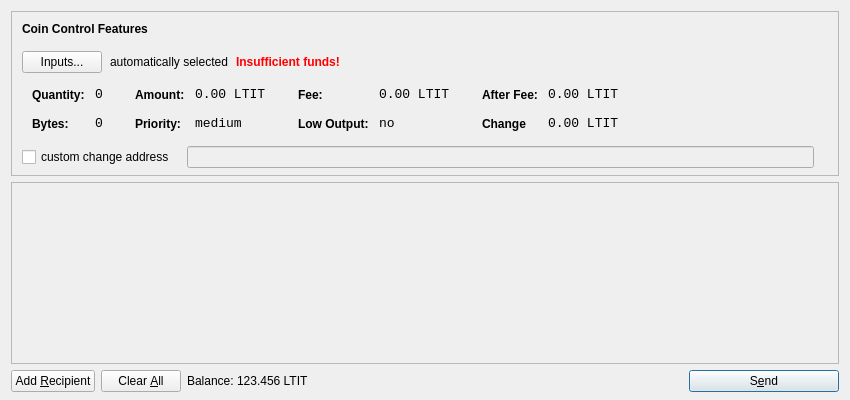
<?xml version="1.0" encoding="UTF-8"?>
<ui version="4.0">
 <class>SendCoinsDialog</class>
 <widget class="QDialog" name="SendCoinsDialog">
  <property name="geometry">
   <rect>
    <x>0</x>
    <y>0</y>
    <width>850</width>
    <height>400</height>
   </rect>
  </property>
  <property name="windowTitle">
   <string>Send Coins</string>
  </property>
  <layout class="QVBoxLayout" name="verticalLayout" stretch="0,1,0">
   <property name="bottomMargin">
    <number>8</number>
   </property>
   <item>
    <widget class="QFrame" name="frameCoinControl">
     <property name="sizePolicy">
      <sizepolicy hsizetype="Expanding" vsizetype="Expanding">
       <horstretch>0</horstretch>
       <verstretch>0</verstretch>
      </sizepolicy>
     </property>
     <property name="maximumSize">
      <size>
       <width>16777215</width>
       <height>16777215</height>
      </size>
     </property>
     <property name="frameShape">
      <enum>QFrame::StyledPanel</enum>
     </property>
     <property name="frameShadow">
      <enum>QFrame::Sunken</enum>
     </property>
     <layout class="QVBoxLayout" name="verticalLayoutCoinControl2">
      <property name="spacing">
       <number>-1</number>
      </property>
      <property name="leftMargin">
       <number>0</number>
      </property>
      <property name="topMargin">
       <number>0</number>
      </property>
      <property name="rightMargin">
       <number>0</number>
      </property>
      <property name="bottomMargin">
       <number>6</number>
      </property>
      <item>
       <layout class="QVBoxLayout" name="verticalLayoutCoinControl" stretch="0,0,0,0,1">
        <property name="spacing">
         <number>0</number>
        </property>
        <property name="leftMargin">
         <number>10</number>
        </property>
        <property name="topMargin">
         <number>10</number>
        </property>
        <item>
         <layout class="QHBoxLayout" name="horizontalLayoutCoinControl1">
          <property name="bottomMargin">
           <number>15</number>
          </property>
          <item>
           <widget class="QLabel" name="labelCoinControlFeatures">
            <property name="sizePolicy">
             <sizepolicy hsizetype="Preferred" vsizetype="Maximum">
              <horstretch>0</horstretch>
              <verstretch>0</verstretch>
             </sizepolicy>
            </property>
            <property name="font">
             <font>
              <weight>75</weight>
              <bold>true</bold>
             </font>
            </property>
            <property name="styleSheet">
             <string notr="true">font-weight:bold;</string>
            </property>
            <property name="text">
             <string>Coin Control Features</string>
            </property>
           </widget>
          </item>
         </layout>
        </item>
        <item>
         <layout class="QHBoxLayout" name="horizontalLayoutCoinControl2" stretch="0,0,0,0">
          <property name="spacing">
           <number>8</number>
          </property>
          <property name="bottomMargin">
           <number>10</number>
          </property>
          <item>
           <widget class="QPushButton" name="pushButtonCoinControl">
            <property name="styleSheet">
             <string notr="true"/>
            </property>
            <property name="text">
             <string>Inputs...</string>
            </property>
           </widget>
          </item>
          <item>
           <widget class="QLabel" name="labelCoinControlAutomaticallySelected">
            <property name="text">
             <string>automatically selected</string>
            </property>
            <property name="margin">
             <number>5</number>
            </property>
           </widget>
          </item>
          <item>
           <widget class="QLabel" name="labelCoinControlInsuffFunds">
            <property name="font">
             <font>
              <weight>75</weight>
              <bold>true</bold>
             </font>
            </property>
            <property name="styleSheet">
             <string notr="true">color:red;font-weight:bold;</string>
            </property>
            <property name="text">
             <string>Insufficient funds!</string>
            </property>
            <property name="margin">
             <number>5</number>
            </property>
           </widget>
          </item>
          <item>
           <spacer name="horizontalSpacerCoinControl">
            <property name="orientation">
             <enum>Qt::Horizontal</enum>
            </property>
            <property name="sizeHint" stdset="0">
             <size>
              <width>40</width>
              <height>1</height>
             </size>
            </property>
           </spacer>
          </item>
         </layout>
        </item>
        <item>
         <widget class="QWidget" name="widgetCoinControl" native="true">
          <property name="sizePolicy">
           <sizepolicy hsizetype="Preferred" vsizetype="Preferred">
            <horstretch>0</horstretch>
            <verstretch>0</verstretch>
           </sizepolicy>
          </property>
          <property name="minimumSize">
           <size>
            <width>0</width>
            <height>0</height>
           </size>
          </property>
          <property name="styleSheet">
           <string notr="true"/>
          </property>
          <layout class="QHBoxLayout" name="horizontalLayoutCoinControl5">
           <property name="margin">
            <number>0</number>
           </property>
           <item>
            <layout class="QHBoxLayout" name="horizontalLayoutCoinControl3" stretch="0,0,0,1">
             <property name="spacing">
              <number>20</number>
             </property>
             <property name="topMargin">
              <number>0</number>
             </property>
             <property name="bottomMargin">
              <number>10</number>
             </property>
             <item>
              <layout class="QFormLayout" name="formLayoutCoinControl1">
               <property name="horizontalSpacing">
                <number>10</number>
               </property>
               <property name="verticalSpacing">
                <number>14</number>
               </property>
               <property name="leftMargin">
                <number>10</number>
               </property>
               <property name="topMargin">
                <number>4</number>
               </property>
               <property name="rightMargin">
                <number>6</number>
               </property>
               <item row="0" column="0">
                <widget class="QLabel" name="labelCoinControlQuantityText">
                 <property name="styleSheet">
                  <string notr="true">font-weight:bold;</string>
                 </property>
                 <property name="text">
                  <string>Quantity:</string>
                 </property>
                 <property name="margin">
                  <number>0</number>
                 </property>
                </widget>
               </item>
               <item row="0" column="1">
                <widget class="QLabel" name="labelCoinControlQuantity">
                 <property name="font">
                  <font>
                   <family>Monospace</family>
                   <pointsize>10</pointsize>
                  </font>
                 </property>
                 <property name="cursor">
                  <cursorShape>IBeamCursor</cursorShape>
                 </property>
                 <property name="contextMenuPolicy">
                  <enum>Qt::ActionsContextMenu</enum>
                 </property>
                 <property name="text">
                  <string>0</string>
                 </property>
                 <property name="margin">
                  <number>0</number>
                 </property>
                 <property name="textInteractionFlags">
                  <set>Qt::LinksAccessibleByMouse|Qt::TextSelectableByKeyboard|Qt::TextSelectableByMouse</set>
                 </property>
                </widget>
               </item>
               <item row="1" column="0">
                <widget class="QLabel" name="labelCoinControlBytesText">
                 <property name="styleSheet">
                  <string notr="true">font-weight:bold;</string>
                 </property>
                 <property name="text">
                  <string>Bytes:</string>
                 </property>
                </widget>
               </item>
               <item row="1" column="1">
                <widget class="QLabel" name="labelCoinControlBytes">
                 <property name="font">
                  <font>
                   <family>Monospace</family>
                   <pointsize>10</pointsize>
                  </font>
                 </property>
                 <property name="cursor">
                  <cursorShape>IBeamCursor</cursorShape>
                 </property>
                 <property name="contextMenuPolicy">
                  <enum>Qt::ActionsContextMenu</enum>
                 </property>
                 <property name="text">
                  <string>0</string>
                 </property>
                 <property name="textInteractionFlags">
                  <set>Qt::LinksAccessibleByMouse|Qt::TextSelectableByKeyboard|Qt::TextSelectableByMouse</set>
                 </property>
                </widget>
               </item>
              </layout>
             </item>
             <item>
              <layout class="QFormLayout" name="formLayoutCoinControl2">
               <property name="horizontalSpacing">
                <number>10</number>
               </property>
               <property name="verticalSpacing">
                <number>14</number>
               </property>
               <property name="leftMargin">
                <number>6</number>
               </property>
               <property name="topMargin">
                <number>4</number>
               </property>
               <property name="rightMargin">
                <number>6</number>
               </property>
               <item row="0" column="0">
                <widget class="QLabel" name="labelCoinControlAmountText">
                 <property name="styleSheet">
                  <string notr="true">font-weight:bold;</string>
                 </property>
                 <property name="text">
                  <string>Amount:</string>
                 </property>
                 <property name="margin">
                  <number>0</number>
                 </property>
                </widget>
               </item>
               <item row="0" column="1">
                <widget class="QLabel" name="labelCoinControlAmount">
                 <property name="font">
                  <font>
                   <family>Monospace</family>
                   <pointsize>10</pointsize>
                  </font>
                 </property>
                 <property name="cursor">
                  <cursorShape>IBeamCursor</cursorShape>
                 </property>
                 <property name="contextMenuPolicy">
                  <enum>Qt::ActionsContextMenu</enum>
                 </property>
                 <property name="text">
                  <string>0.00 LTIT</string>
                 </property>
                 <property name="textInteractionFlags">
                  <set>Qt::LinksAccessibleByMouse|Qt::TextSelectableByKeyboard|Qt::TextSelectableByMouse</set>
                 </property>
                </widget>
               </item>
               <item row="1" column="0">
                <widget class="QLabel" name="labelCoinControlPriorityText">
                 <property name="styleSheet">
                  <string notr="true">font-weight:bold;</string>
                 </property>
                 <property name="text">
                  <string>Priority:</string>
                 </property>
                </widget>
               </item>
               <item row="1" column="1">
                <widget class="QLabel" name="labelCoinControlPriority">
                 <property name="font">
                  <font>
                   <family>Monospace</family>
                   <pointsize>10</pointsize>
                  </font>
                 </property>
                 <property name="cursor">
                  <cursorShape>IBeamCursor</cursorShape>
                 </property>
                 <property name="contextMenuPolicy">
                  <enum>Qt::ActionsContextMenu</enum>
                 </property>
                 <property name="text">
                  <string>medium</string>
                 </property>
                 <property name="textInteractionFlags">
                  <set>Qt::LinksAccessibleByMouse|Qt::TextSelectableByKeyboard|Qt::TextSelectableByMouse</set>
                 </property>
                </widget>
               </item>
              </layout>
             </item>
             <item>
              <layout class="QFormLayout" name="formLayoutCoinControl3">
               <property name="horizontalSpacing">
                <number>10</number>
               </property>
               <property name="verticalSpacing">
                <number>14</number>
               </property>
               <property name="leftMargin">
                <number>6</number>
               </property>
               <property name="topMargin">
                <number>4</number>
               </property>
               <property name="rightMargin">
                <number>6</number>
               </property>
               <item row="0" column="0">
                <widget class="QLabel" name="labelCoinControlFeeText">
                 <property name="styleSheet">
                  <string notr="true">font-weight:bold;</string>
                 </property>
                 <property name="text">
                  <string>Fee:</string>
                 </property>
                 <property name="margin">
                  <number>0</number>
                 </property>
                </widget>
               </item>
               <item row="0" column="1">
                <widget class="QLabel" name="labelCoinControlFee">
                 <property name="font">
                  <font>
                   <family>Monospace</family>
                   <pointsize>10</pointsize>
                  </font>
                 </property>
                 <property name="cursor">
                  <cursorShape>IBeamCursor</cursorShape>
                 </property>
                 <property name="contextMenuPolicy">
                  <enum>Qt::ActionsContextMenu</enum>
                 </property>
                 <property name="text">
                  <string>0.00 LTIT</string>
                 </property>
                 <property name="textInteractionFlags">
                  <set>Qt::LinksAccessibleByMouse|Qt::TextSelectableByKeyboard|Qt::TextSelectableByMouse</set>
                 </property>
                </widget>
               </item>
               <item row="1" column="0">
                <widget class="QLabel" name="labelCoinControlLowOutputText">
                 <property name="styleSheet">
                  <string notr="true">font-weight:bold;</string>
                 </property>
                 <property name="text">
                  <string>Low Output:</string>
                 </property>
                </widget>
               </item>
               <item row="1" column="1">
                <widget class="QLabel" name="labelCoinControlLowOutput">
                 <property name="font">
                  <font>
                   <family>Monospace</family>
                   <pointsize>10</pointsize>
                  </font>
                 </property>
                 <property name="cursor">
                  <cursorShape>IBeamCursor</cursorShape>
                 </property>
                 <property name="contextMenuPolicy">
                  <enum>Qt::ActionsContextMenu</enum>
                 </property>
                 <property name="text">
                  <string>no</string>
                 </property>
                 <property name="textInteractionFlags">
                  <set>Qt::LinksAccessibleByMouse|Qt::TextSelectableByKeyboard|Qt::TextSelectableByMouse</set>
                 </property>
                </widget>
               </item>
              </layout>
             </item>
             <item>
              <layout class="QFormLayout" name="formLayoutCoinControl4">
               <property name="horizontalSpacing">
                <number>10</number>
               </property>
               <property name="verticalSpacing">
                <number>14</number>
               </property>
               <property name="leftMargin">
                <number>6</number>
               </property>
               <property name="topMargin">
                <number>4</number>
               </property>
               <property name="rightMargin">
                <number>6</number>
               </property>
               <item row="0" column="0">
                <widget class="QLabel" name="labelCoinControlAfterFeeText">
                 <property name="styleSheet">
                  <string notr="true">font-weight:bold;</string>
                 </property>
                 <property name="text">
                  <string>After Fee:</string>
                 </property>
                 <property name="margin">
                  <number>0</number>
                 </property>
                </widget>
               </item>
               <item row="0" column="1">
                <widget class="QLabel" name="labelCoinControlAfterFee">
                 <property name="font">
                  <font>
                   <family>Monospace</family>
                   <pointsize>10</pointsize>
                  </font>
                 </property>
                 <property name="cursor">
                  <cursorShape>IBeamCursor</cursorShape>
                 </property>
                 <property name="contextMenuPolicy">
                  <enum>Qt::ActionsContextMenu</enum>
                 </property>
                 <property name="text">
                  <string>0.00 LTIT</string>
                 </property>
                 <property name="textInteractionFlags">
                  <set>Qt::LinksAccessibleByMouse|Qt::TextSelectableByKeyboard|Qt::TextSelectableByMouse</set>
                 </property>
                </widget>
               </item>
               <item row="1" column="0">
                <widget class="QLabel" name="labelCoinControlChangeText">
                 <property name="styleSheet">
                  <string notr="true">font-weight:bold;</string>
                 </property>
                 <property name="text">
                  <string>Change</string>
                 </property>
                </widget>
               </item>
               <item row="1" column="1">
                <widget class="QLabel" name="labelCoinControlChange">
                 <property name="font">
                  <font>
                   <family>Monospace</family>
                   <pointsize>10</pointsize>
                  </font>
                 </property>
                 <property name="cursor">
                  <cursorShape>IBeamCursor</cursorShape>
                 </property>
                 <property name="contextMenuPolicy">
                  <enum>Qt::ActionsContextMenu</enum>
                 </property>
                 <property name="text">
                  <string>0.00 LTIT</string>
                 </property>
                 <property name="textInteractionFlags">
                  <set>Qt::LinksAccessibleByMouse|Qt::TextSelectableByKeyboard|Qt::TextSelectableByMouse</set>
                 </property>
                </widget>
               </item>
              </layout>
             </item>
            </layout>
           </item>
          </layout>
         </widget>
        </item>
        <item>
         <layout class="QHBoxLayout" name="horizontalLayoutCoinControl4" stretch="0,0,0">
          <property name="spacing">
           <number>12</number>
          </property>
          <property name="sizeConstraint">
           <enum>QLayout::SetDefaultConstraint</enum>
          </property>
          <property name="topMargin">
           <number>5</number>
          </property>
          <property name="rightMargin">
           <number>5</number>
          </property>
          <item>
           <widget class="QCheckBox" name="checkBoxCoinControlChange">
            <property name="text">
             <string>custom change address</string>
            </property>
           </widget>
          </item>
          <item>
           <widget class="QLineEdit" name="lineEditCoinControlChange">
            <property name="enabled">
             <bool>false</bool>
            </property>
            <property name="sizePolicy">
             <sizepolicy hsizetype="Expanding" vsizetype="Fixed">
              <horstretch>0</horstretch>
              <verstretch>0</verstretch>
             </sizepolicy>
            </property>
           </widget>
          </item>
          <item>
           <widget class="QLabel" name="labelCoinControlChangeLabel">
            <property name="sizePolicy">
             <sizepolicy hsizetype="Preferred" vsizetype="Expanding">
              <horstretch>0</horstretch>
              <verstretch>0</verstretch>
             </sizepolicy>
            </property>
            <property name="minimumSize">
             <size>
              <width>0</width>
              <height>0</height>
             </size>
            </property>
            <property name="text">
             <string/>
            </property>
            <property name="margin">
             <number>3</number>
            </property>
           </widget>
          </item>
         </layout>
        </item>
        <item>
         <spacer name="verticalSpacerCoinControl">
          <property name="orientation">
           <enum>Qt::Vertical</enum>
          </property>
          <property name="sizeHint" stdset="0">
           <size>
            <width>800</width>
            <height>1</height>
           </size>
          </property>
         </spacer>
        </item>
       </layout>
      </item>
     </layout>
    </widget>
   </item>
   <item>
    <widget class="QScrollArea" name="scrollArea">
     <property name="widgetResizable">
      <bool>true</bool>
     </property>
     <widget class="QWidget" name="scrollAreaWidgetContents">
      <property name="geometry">
       <rect>
        <x>0</x>
        <y>0</y>
        <width>830</width>
        <height>165</height>
       </rect>
      </property>
      <layout class="QVBoxLayout" name="verticalLayout_2">
       <property name="margin">
        <number>0</number>
       </property>
       <item>
        <layout class="QVBoxLayout" name="entries">
         <property name="spacing">
          <number>6</number>
         </property>
        </layout>
       </item>
       <item>
        <spacer name="verticalSpacer">
         <property name="orientation">
          <enum>Qt::Vertical</enum>
         </property>
         <property name="sizeHint" stdset="0">
          <size>
           <width>20</width>
           <height>40</height>
          </size>
         </property>
        </spacer>
       </item>
      </layout>
     </widget>
    </widget>
   </item>
   <item>
    <layout class="QHBoxLayout" name="horizontalLayout">
     <item>
      <widget class="QPushButton" name="addButton">
       <property name="toolTip">
        <string>Send to multiple recipients at once</string>
       </property>
       <property name="text">
        <string>Add &amp;Recipient</string>
       </property>
       <property name="icon">
        <iconset resource="../bitcoin.qrc">
         <normaloff>:/icons/add</normaloff>:/icons/add</iconset>
       </property>
       <property name="autoDefault">
        <bool>false</bool>
       </property>
      </widget>
     </item>
     <item>
      <widget class="QPushButton" name="clearButton">
       <property name="sizePolicy">
        <sizepolicy hsizetype="Minimum" vsizetype="Fixed">
         <horstretch>0</horstretch>
         <verstretch>0</verstretch>
        </sizepolicy>
       </property>
       <property name="toolTip">
        <string>Remove all transaction fields</string>
       </property>
       <property name="text">
        <string>Clear &amp;All</string>
       </property>
       <property name="icon">
        <iconset resource="../bitcoin.qrc">
         <normaloff>:/icons/remove</normaloff>:/icons/remove</iconset>
       </property>
       <property name="autoRepeatDelay">
        <number>300</number>
       </property>
       <property name="autoDefault">
        <bool>false</bool>
       </property>
      </widget>
     </item>
     <item>
      <layout class="QHBoxLayout" name="horizontalLayout_2">
       <property name="spacing">
        <number>3</number>
       </property>
       <item>
        <widget class="QLabel" name="label">
         <property name="sizePolicy">
          <sizepolicy hsizetype="Preferred" vsizetype="Fixed">
           <horstretch>0</horstretch>
           <verstretch>0</verstretch>
          </sizepolicy>
         </property>
         <property name="text">
          <string>Balance:</string>
         </property>
        </widget>
       </item>
       <item>
        <widget class="QLabel" name="labelBalance">
         <property name="sizePolicy">
          <sizepolicy hsizetype="Preferred" vsizetype="Fixed">
           <horstretch>0</horstretch>
           <verstretch>0</verstretch>
          </sizepolicy>
         </property>
         <property name="cursor">
          <cursorShape>IBeamCursor</cursorShape>
         </property>
         <property name="text">
          <string>123.456 LTIT</string>
         </property>
         <property name="textInteractionFlags">
          <set>Qt::LinksAccessibleByMouse|Qt::TextSelectableByKeyboard|Qt::TextSelectableByMouse</set>
         </property>
        </widget>
       </item>
      </layout>
     </item>
     <item>
      <spacer name="horizontalSpacer">
       <property name="orientation">
        <enum>Qt::Horizontal</enum>
       </property>
       <property name="sizeHint" stdset="0">
        <size>
         <width>40</width>
         <height>20</height>
        </size>
       </property>
      </spacer>
     </item>
     <item>
      <widget class="QPushButton" name="sendButton">
       <property name="minimumSize">
        <size>
         <width>150</width>
         <height>0</height>
        </size>
       </property>
       <property name="toolTip">
        <string>Confirm the send action</string>
       </property>
       <property name="text">
        <string>S&amp;end</string>
       </property>
       <property name="icon">
        <iconset resource="../bitcoin.qrc">
         <normaloff>:/icons/send</normaloff>:/icons/send</iconset>
       </property>
       <property name="default">
        <bool>true</bool>
       </property>
      </widget>
     </item>
    </layout>
   </item>
  </layout>
 </widget>
 <resources>
  <include location="../bitcoin.qrc"/>
 </resources>
 <connections/>
</ui>
